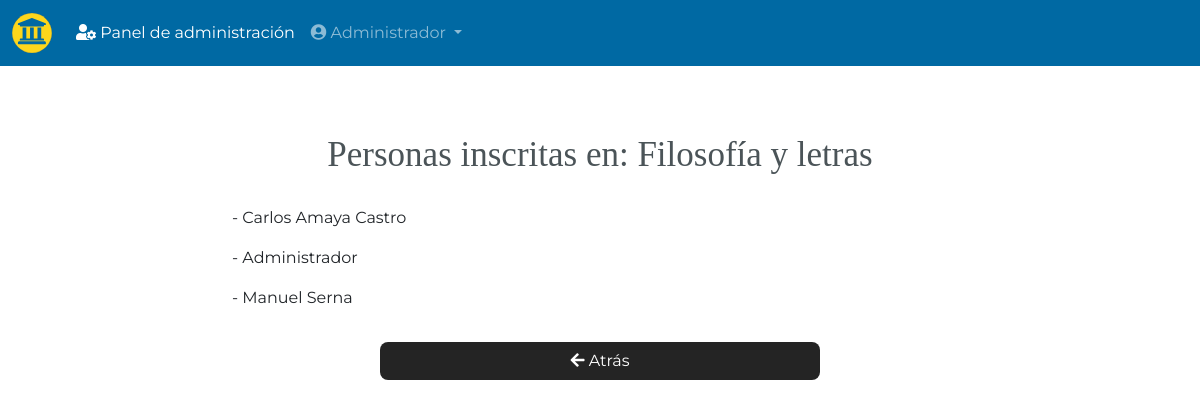
The page /registeredPeople.php?id_curso=2 (signed in) on the database its author committed.
### tables this page shows
CREATE TABLE `curso` (
  `id_curso` bigint(20) NOT NULL,
  `id_usuario` bigint(20) NOT NULL,
  `nombre` varchar(64) NOT NULL,
  `descripcion` varchar(512) NOT NULL,
  `precio` int(11) NOT NULL,
  `duracion` varchar(64) NOT NULL,
  `imagen` varchar(64) DEFAULT 'imgs/nophoto.png'
);

CREATE TABLE `usuario` (
  `id_usuario` bigint(20) NOT NULL,
  `id_rol` bigint(20) NOT NULL DEFAULT 2,
  `nombre` varchar(64) NOT NULL,
  `fecha_nac` date NOT NULL,
  `correo` varchar(64) NOT NULL,
  `telefono` varchar(32) NOT NULL,
  `contrasena` varchar(64) NOT NULL
);

### registeredPeople.php (called while the page is built, shortened)
<?php require 'config/database.php'; ?>
<?php include 'includes/header.php'; ?>
<?php include 'pages/pgRegisteredPeople.php'; ?>
<?php include 'includes/footer.php'; ?>

### config/database.php (called while the page is built, shortened)
<?php
function showUser($id, $conn)
{
    try {
        $sql  = "SELECT * FROM usuario WHERE id_usuario = :id";
        $stmt = $conn->prepare($sql);
        $stmt->bindparam(":id", $id);
        $stmt->execute();
        return $stmt->fetchAll();
    } catch (PDOException $e) {
        echo $e->getMessage();
    }
}
function showGame($id, $conn)
{
    try {
        $sql  = "SELECT * FROM curso WHERE id_curso = :id";
        $stmt = $conn->prepare($sql);
        $stmt->bindparam(":id", $id);
        $stmt->execute();
        return $stmt->fetchAll();
    } catch (PDOException $e) {
        echo $e->getMessage();
    }
}
function showRegPpl($id_curso, $conn)
{
    try {
        $sql = "SELECT * FROM factura WHERE id_curso = :id_curso";
        $stmt = $conn->prepare($sql);
        $stmt->bindparam(":id_curso", $id_curso);
        $stmt->execute();
        return $stmt->fetchAll();
    } catch (PDOException $e) {
        echo $e->getMessage();
    }
}

### pages/pgRegisteredPeople.php (the view)
<main class="container">
    <section class="row mt-5">
        <div class="col-md-8 offset-md-2">
            <?php $id_curso  = $_GET['id_curso'];
            ?>
            <?php $game = showGame($id_curso, $conn); ?>
            <?php foreach ($game as $gm) : ?>
                <h1 class="text-center">Personas inscritas en: <?php echo $gm['nombre']; ?></h1>
            <?php endforeach; ?>
            <div class="row">
                <?php $regPpl = showRegPpl($id_curso, $conn); ?>
                <?php foreach ($regPpl as $reg) : ?>
                    <?php $users = showUser($reg['id_usuario'], $conn); ?>
                    <?php foreach ($users as $user) : ?>
                        <p>
                            - <?php echo $user['nombre']; ?>
                        </p>
                    <?php endforeach; ?>
                <?php endforeach; ?>
                <a href="inscritos.php" class="btn btn-cancel mt-3 mb-5">
                    <i class="fas fa-arrow-left"></i> Atrás
                </a>
            </div>
        </div>
    </section>
</main>

### public/css/custom.css (style rules this page uses)
body { font-family: 'Montserrat', sans-serif; background-color: #FFFFFF; }
h1 { font-size: 35px; color: #4B5458; font-family: 'Bitter', serif; margin-top: 20px; margin-bottom: 30px; }
.btn { border-radius: 8px; font-family: 'Montserrat', sans-serif; margin: 0px auto; opacity: 0.9; transition: all 0.25s ease-in; width: 58%; }
.btn-cancel { color: #fff; background-color: #0D0D0D; }
a { font-family: 'Montserrat', sans-serif; }

### rows shown on the page
curso: nombre "Filosofía y letras"
usuario: nombre "Carlos Amaya Castro"
usuario: nombre "Administrador"
usuario: nombre "Manuel Serna"

### other values the page prints
$_SESSION['ss-fullname'] "Administrador"
